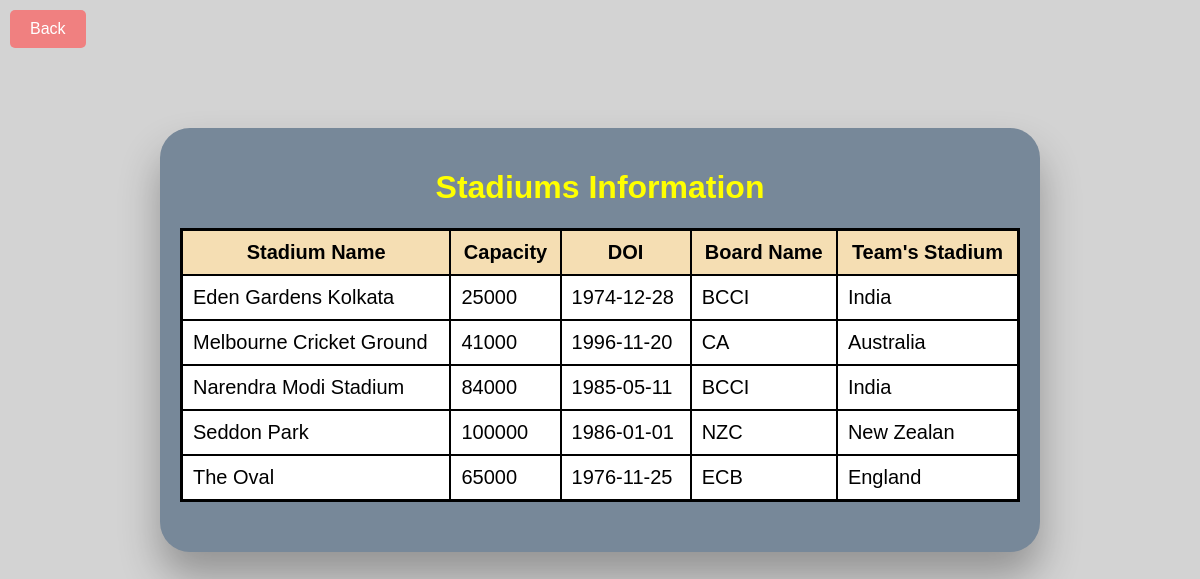
The page /stad.php on the database its author committed.
### tables this page shows
CREATE TABLE `stadiums` (
  `stadium_name` varchar(50) NOT NULL,
  `capacity` decimal(6,0) NOT NULL,
  `DOI` date NOT NULL,
  `board_name` varchar(20) NOT NULL,
  `team` varchar(10) NOT NULL
);

### stad.php (the view, shortened to what this page needs)
<!DOCTYPE html>
<html>
<head>
</head>
<body>
    <button><a href="usernav.html" style="color:white;">Back</a></button>
    <div class="container">
        <h1>Stadiums Information</h1>
        <table>
            <tr>
                <th>Stadium Name</th>
                <th>Capacity</th>
                <th>DOI</th>
                <th>Board Name</th>
                <th>Team's Stadium</th>
            </tr>
            <?php
            $con = mysqli_connect("localhost", "root", "", "cricket");
            $query = "select * from stadiums";
            $result = mysqli_query($con, $query);
            if (mysqli_num_rows($result) > 0) {
                while ($row = mysqli_fetch_assoc($result)) {
                    echo "<tr><td>" . $row["stadium_name"] . "</td><td>" .
                        $row["capacity"] . "</td><td>" .
                        $row["DOI"] . "</td><td>" .
                        $row["board_name"] . "</td><td>" .
                        $row["team"] . "</td></tr>";
                }
            }
            ?>
        </table>
    </div>
</body>
</html>

### stad.php (style rules this page uses)
body { background-color:lightgrey; background-image: url(aksh-yadav-bY4cqxp7vos-unsplash\ \(1\).jpg); background-repeat: no-repeat; background-size: cover; font-family: Verdana, Geneva, Tahoma, sans-serif; margin: 0; padding: 0; }
.container { width: 70%; margin: 60px auto; padding: 20px; background-color: lightslategray; border-radius: 30px; box-shadow: 0 25px 40px rgba(0, 0, 0, 0.3); animation: slideRight 1.5s ease; padding-bottom: 50px; }
table { width: 100%; border-radius: 10px; border-collapse: collapse; border: 3px solid black; }
th, td { border: 2px solid black; padding: 10px; text-align: left; font-size: 20px; font-weight: 30px; }
th { background-color: wheat; text-align: center; }
td { background-color: white; }
tr:nth-child(even) { background-color: #f9f9f9; }
a { text-decoration: none; color: inherit; }
button { background-color: lightcoral; border: none; color: white; padding: 10px 20px; text-align: center; text-decoration: none; display: inline-block; font-size: 16px; margin-bottom: 20px; cursor: pointer; border-radius: 5px; margin-top: 10px; margin-left: 10px; }
h1 { text-align: center; color:yellow; }

### rows shown on the page
stadiums: stadium_name "Eden Gardens Kolkata", capacity "25000", DOI "1974-12-28", board_name "BCCI", team "India"
stadiums: stadium_name "Melbourne Cricket Ground", capacity "41000", DOI "1996-11-20", board_name "CA", team "Australia"
stadiums: stadium_name "Narendra Modi Stadium", capacity "84000", DOI "1985-05-11", board_name "BCCI", team "India"
stadiums: stadium_name "Seddon Park", capacity "100000", DOI "1986-01-01", board_name "NZC", team "New Zealan"
stadiums: stadium_name "The Oval", capacity "65000", DOI "1976-11-25", board_name "ECB", team "England"
